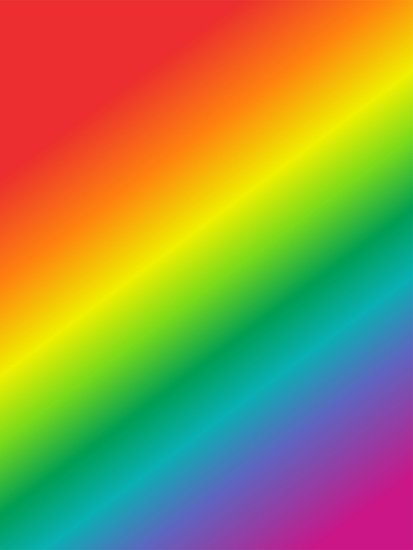
#> input picture python/OpenCv_Study/images/rainbow.jpg, 413 x 550 px
$ jupyter execute Image_Thresholding.ipynb   (shell and % lines are left out)
#> lines starting #> are read from the running program, lines starting #| are printed output that depends on the picture; after the words box and inside, x2 and y2 are one past the last pixel; in counts of white or black regions, pixels touching at a corner belong together
[cell 1]
import cv2
import matplotlib.pyplot as plt

[cell 2]
img = cv2.imread('./images/rainbow.jpg', 0)
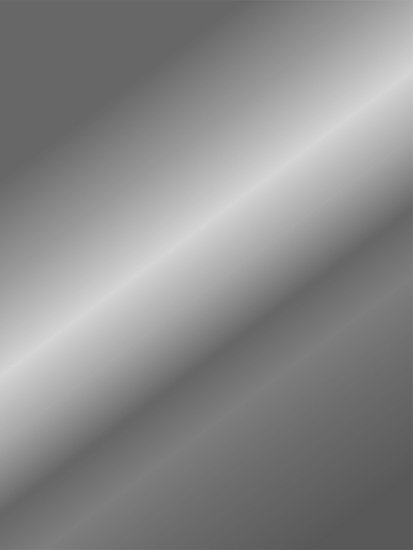
#> img: shape (550, 413); min 87, max 214, mean 137.4

[cell 3]
plt.imshow(img, cmap = 'gray')

[cell 4]
ret, thresh1 = cv2.threshold(img, 127, 255, cv2.THRESH_BINARY_INV)
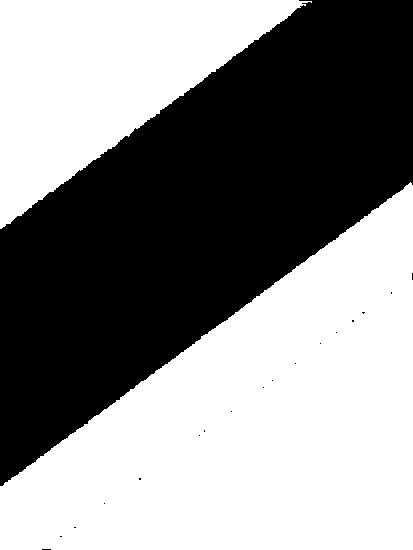
#> thresh1: shape (550, 413); 55% white; 18 black regions (17 under 20 px), largest, box (x1, y1, x2, y2) and area: (0, 0, 413, 486) 102225

$ run again, with python/OpenCv_Study/images/bricks.jpg copied over python/OpenCv_Study/images/rainbow.jpg
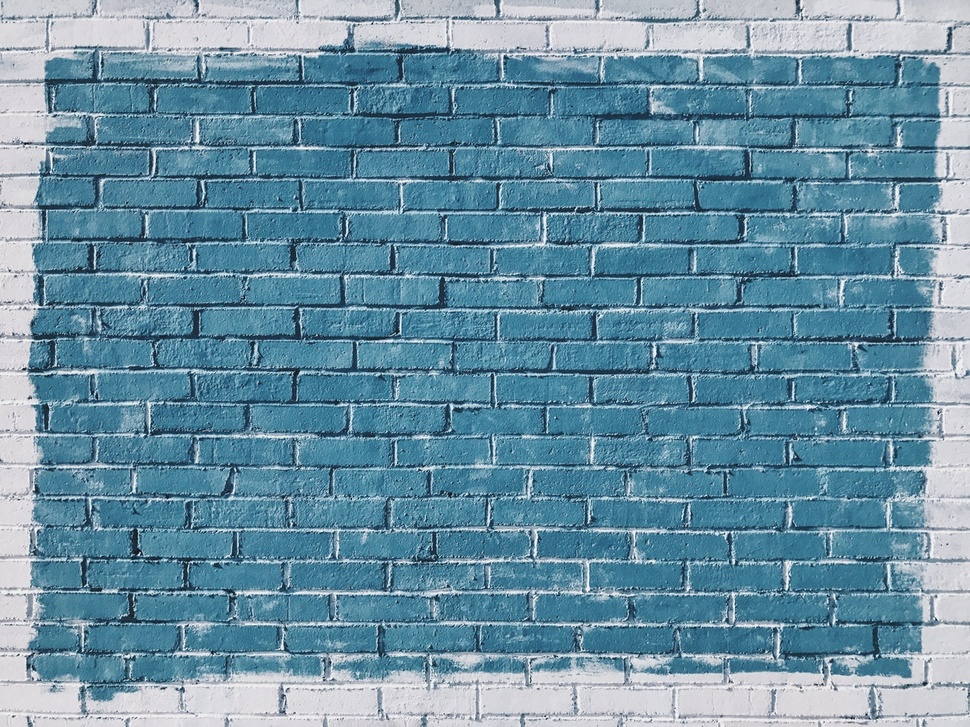
#> input picture python/OpenCv_Study/images/bricks.jpg, 970 x 727 px, shrunk from 1267 x 950 before the run
#> `img = cv2.imread('./images/rainbow.jpg', 0)`:
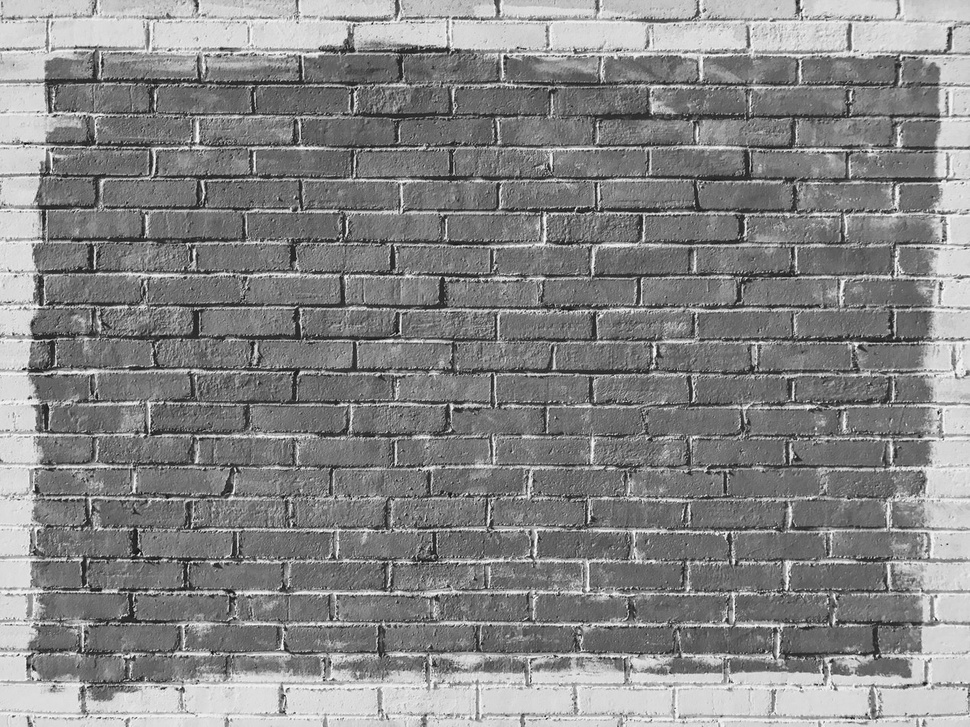
#> img: shape (727, 970); min 7, max 255, mean 134.5
#> `ret, thresh1 = cv2.threshold(img, 127, 255, cv2.THRESH_BINARY_INV)`:
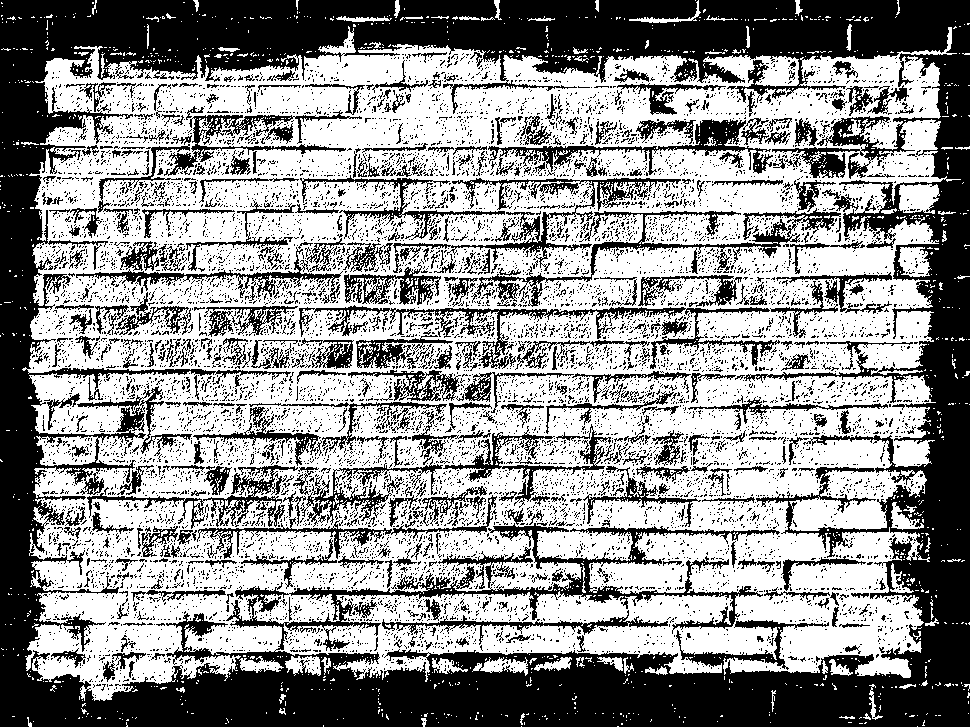
#> thresh1: shape (727, 970); 57.1% white; 10161 black regions (9658 under 20 px), largest, box (x1, y1, x2, y2) and area: (0, 0, 970, 727) 191613, (299, 305, 780, 369) 4199, (471, 208, 841, 307) 3904
